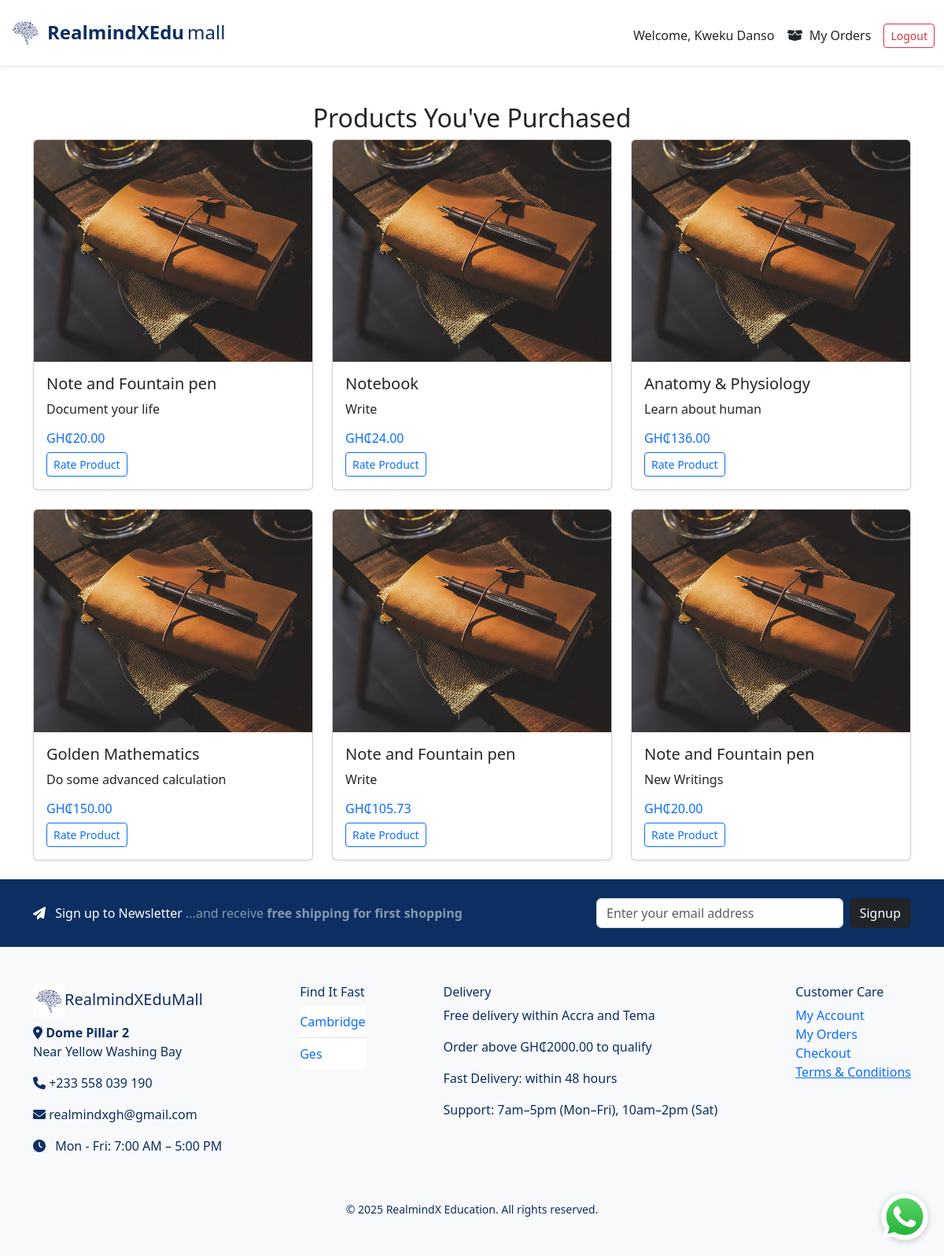
The page /my-products (signed in) on the database its author committed.
### e_commerce/models/user.py (models this page shows, shortened)
class User(UserMixin, db.Model):
    __tablename__ = 'user'
    id = db.Column(db.Integer, primary_key=True)
    username = db.Column(db.String(80), unique=True, nullable=False)
    email = db.Column(db.String(120), unique=True, nullable=False)
    password = db.Column(db.String(200), nullable=False)
    date_joined = db.Column(db.DateTime, server_default=db.func.now())

### e_commerce/models/products.py (models this page shows, shortened)
class Product(db.Model):
    __tablename__ = 'product'  # Optional, but makes FK references safer
    id = db.Column(db.Integer, primary_key=True)
    name = db.Column(db.String(120), nullable=False)
    description = db.Column(db.Text, nullable=False)
    price = db.Column(db.Float, nullable=False)
    discount_percentage = db.Column(db.Float, default=0.0)
    image_filename = db.Column(db.String(120))
    in_stock = db.Column(db.Boolean, default=True)
    date_created = db.Column(db.DateTime, default=datetime.utcnow)
    author = db.Column(db.String(120), nullable=True)
    brand = db.Column(db.String(120), nullable=True)
    grade = db.Column(db.String(50), nullable=True)
    level = db.Column(db.String(50), nullable=True)
    subject = db.Column(db.String(100), nullable=True)
    ratings = db.relationship('ProductRating', back_populates='product', lazy=True)
    category_id = db.Column(db.Integer, db.ForeignKey('category.id'))
    category = db.relationship('Category', back_populates='products')
    order_items = db.relationship('OrderItem', backref='product', lazy=True)
    @property
    def discounted_price(self):
        return round(self.price * (1 - self.discount_percentage / 100), 2) if self.discount_percentage else self.price

### e_commerce/models/category.py (models this page shows)
class Category(db.Model):
    id = db.Column(db.Integer, primary_key=True)
    name = db.Column(db.String(100), nullable=False, unique=True)
    products = db.relationship('Product', back_populates='category', lazy=True)

### e_commerce/routes/main_routes.py (the view)
@main_bp.route('/my-products')
@login_required
def purchased_products():
    purchased_items = (
        db.session.query(Product)
        .join(OrderItem)
        .join(Order)
        .filter(Order.user_id == current_user.id)
        .distinct()
        .all()
    )
    return render_template('my_products.html', products=purchased_items)

### e_commerce/templates/my_products.html
{% extends 'index.html' %}
{% block content %}
<div class="container mt-5">
  <h2 class="text-center">Products You've Purchased</h2>
  <div class="row">
    {% for product in products %}
      <div class="col-md-4">
        <div class="card mb-4 shadow-sm">
          <img src="{{ url_for('static', filename='uploads/' + product.image_filename) }}" class="card-img-top" alt="{{ product.name }}">
          <div class="card-body">
            <h5>{{ product.name }}</h5>
            <p>{{ product.description }}</p>
            {% if product.discount_percentage and product.discount_percentage > 0 %}
              <h6 class="text-primary">GH₵{{ '%.2f' % product.discounted_price }}</h6>
            {% else %}
              <h6 class="text-primary">GH₵{{ '%.2f' % product.price }}</h6>
            {% endif %}
            <a href="{{ url_for('main.product_detail', product_id=product.id) }}" class="btn btn-outline-primary btn-sm">Rate Product</a>
          </div>
        </div>
      </div>
    {% else %}
      <p>You haven't purchased any products yet.</p>
    {% endfor %}
  </div>
</div>
{% endblock %}

### e_commerce/templates/index.html (shortened to what this page needs)
<!DOCTYPE html>
<html lang="en">
<head>
  <link href="https://cdn.jsdelivr.net/npm/bootstrap@5.3.3/dist/css/bootstrap.min.css" rel="stylesheet">
  <link rel="stylesheet" href="https://cdnjs.cloudflare.com/ajax/libs/font-awesome/6.6.0/css/all.min.css">
</head>
<body>
<nav class="navbar navbar-expand-lg navbar-light bg-white shadow-sm py-3">
  <div class="container-fluid">
    <a class="navbar-brand d-flex align-items-center" href="{{ url_for('main.home') }}">
      <img src="{{ url_for('static', filename='images/brain.jpg') }}" alt="Logo" width="40" class="me-2">
      <div class="d-flex align-items-baseline fs-4" style="color: #0C2E60;">
        <strong class="me-1">RealmindXEdu</strong><span>mall</span>
      </div>
    </a>
    <div class="collapse navbar-collapse d-none d-lg-flex justify-content-between mt-2">
      <div class="d-flex align-items-center w-100">
        <div class="d-flex align-items-center ms-auto">
          {% if not current_user.is_authenticated %}
            <a href="{{ url_for('main.contact') }}" class="btn btn-outline-dark me-3"><i></i>Contact</a>
            <a href="{{ url_for('main.track_order') }}" class="btn btn-outline-dark me-3"><i></i>Track your order</a>
            <a href="{{ url_for('main.info') }}" class="btn btn-outline-dark me-3"><i class="fas fa-info-circle me-1"></i> Info</a>
            <a href="{{ url_for('cart.view_cart') }}" class="text-dark position-relative me-3">
              <i class="fas fa-shopping-cart"></i>
              {% if cart_item_count %}
              <span class="position-absolute top-0 start-100 translate-middle badge rounded-pill bg-danger">
                {{ cart_item_count }}
              </span>
              {% endif %}
            </a>
            <a href="{{ url_for('auth.login') }}" class="btn btn-outline-primary btn-sm me-2">Login</a>
            <a href="{{ url_for('auth.user_signup') }}" class="btn btn-primary btn-sm">Signup</a>
          {% else %}
            <span class="me-3">Welcome, {{ current_user.username }}</span>
            <a class="nav-link me-3" href="{{ url_for('main.purchased_products') }}"><i class="fas fa-box-open me-1"></i> My Orders</a>
            <a href="{{ url_for('auth.logout') }}" class="btn btn-outline-danger btn-sm">Logout</a>
          {% endif %}
        </div>
      </div>
    </div>
  </div>
</nav>
<main>
  {% block content %}{% endblock %}
</main>
<section class="text-white py-4" style="background-color: #0C2E60;">
  <div class="container d-flex flex-column flex-md-row justify-content-between align-items-center">
    <p class="mb-3 mb-md-0 fs-6">
      <i class="fas fa-paper-plane me-2"></i> Sign up to Newsletter
      <span class="text-white-50">...and receive <strong>free shipping for first shopping</strong></span>
    </p>
    <form method="POST" action="{{ url_for('main.subscribe_newsletter') }}" class="d-flex" style="max-width: 400px; width: 100%;">
      <input type="email" name="email" class="form-control me-2" placeholder="Enter your email address" required>
      <button class="btn btn-dark" type="submit">Signup</button>
    </form>
  </div>
</section>
<footer class="bg-light py-5" style="color: #0C2E60;">
  <div class="container d-flex flex-wrap justify-content-between">
    <div class="mb-4">
      <h5><img src="{{ url_for('static', filename='images/brain.jpg') }}" width="40"><span style="color: #0C2E60;">RealmindXEduMall</span></h5>
      <p><i class="fa fa-map-marker-alt"></i> <strong>Dome Pillar 2</strong><br>Near Yellow Washing Bay</p>
      <p><i class="fa fa-phone"></i> +233 558 039 190</p>
      <p><i class="fa fa-envelope"></i> realmindxgh@gmail.com</p>
      <p><i class="fa fa-clock me-2"></i> Mon - Fri: 7:00 AM – 5:00 PM</p>
    </div>
    <div>
      <h6>Find It Fast</h6>
      <ul class="list-group list-group-flush">
        {% for cat in categories %}
          <li class="list-group-item px-0">
            <a href="{{ url_for('main.search', category=cat.id) }}" class="text-decoration-none">{{ cat.name }}</a>
          </li>
        {% endfor %}
      </ul>
    </div>
    <div>
      <h6>Delivery</h6>
      <p>Free delivery within Accra and Tema</p>
      <p>Order above GH₵2000.00 to qualify</p>
      <p>Fast Delivery: within 48 hours</p>
      <p>Support: 7am–5pm (Mon–Fri), 10am–2pm (Sat)</p>
    </div>
    <div>
      <h6>Customer Care</h6>
      <ul class="list-unstyled">
        <li><a href="{{ url_for('auth.login') }}" class="text-decoration-none" >My Account</a></li>
        <li><a href="{{ url_for('auth.login') }}" class="text-decoration-none">My Orders</a></li>
        <li><a href="{{ url_for('cart.checkout') }}" class="text-decoration-none">Checkout</a></li>
        <li><a href="#">Terms & Conditions</a></li>
      </ul>
    </div>
  </div>
  <div class="text-center mt-3">
    <small id="copyright"></small>
  </div>
</footer>
<a href="https://wa.me/233558099689" class="whatsapp-float" target="_blank" style="position: fixed;
  bottom: 20px;
  right: 20px;
  z-index: 9999;
  background-color: transparent;
  border-radius: 50%;
  box-shadow: 0 2px 8px rgba(0,0,0,0.2);
  transition: transform 0.2s ease-in-out;">
    <img src="{{ url_for('static', filename='images/whatsapp.png') }}" alt="WhatsApp" width="60">
</a>
</body>
</html>

### rows shown on the page
User: username "Kweku Danso"
Product: image_filename (picture), name "Note and Fountain pen", description "Document your life", price "20.00"
Product: image_filename (picture), name "Notebook", description "Write", price "24.00"
Product: image_filename (picture), name "Anatomy & Physiology", description "Learn about human", discounted_price "136.00"
Product: image_filename (picture), name "Golden Mathematics", description "Do some advanced calculation", discounted_price "150.00"
Product: image_filename (picture), name "Note and Fountain pen", description "Write", discounted_price "105.73"
Product: image_filename (picture), name "Note and Fountain pen", description "New Writings", price "20.00"
Category: name "Cambridge"
Category: name "Ges"
